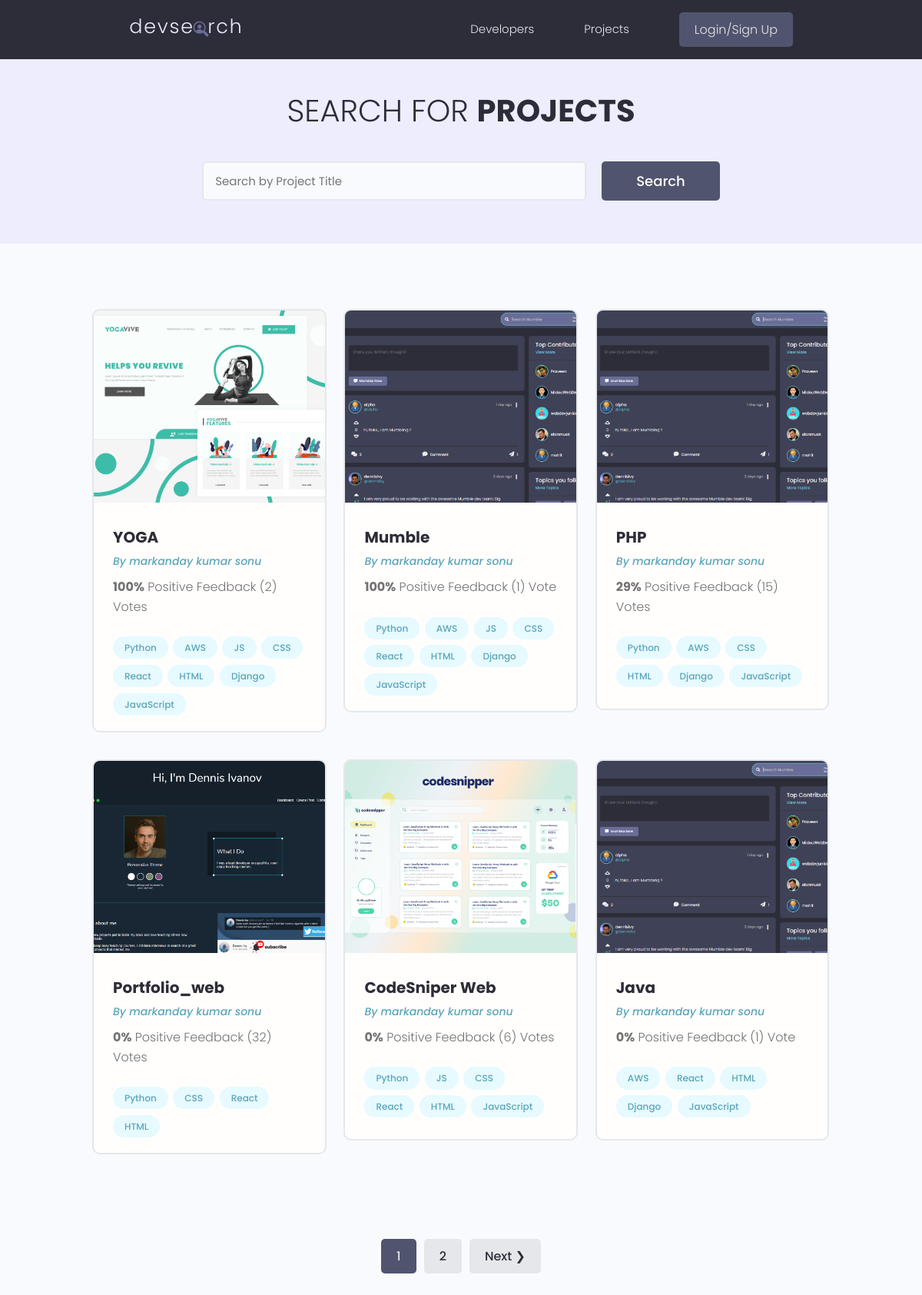
/projects/, run on the app's committed database.
### projects/models.py (models this page shows, shortened)
class Project(models.Model):
    owner = models.ForeignKey(
        Profile, null=True, blank=True, on_delete=models.CASCADE)
    title = models.CharField(max_length=200)
    description = models.TextField(null=True, blank=True)
    featured_image = models.ImageField(
        null=True, blank=True, default="default.jpg")
    demo_link = models.CharField(max_length=2000, null=True, blank=True)
    source_link = models.CharField(max_length=2000, null=True, blank=True)
    tags = models.ManyToManyField('Tag', blank=True)
    vote_total = models.IntegerField(default=0, null=True, blank=True)
    vote_ratio = models.IntegerField(default=0, null=True, blank=True)
    created = models.DateTimeField(auto_now_add=True)
    id = models.UUIDField(default=uuid.uuid4, unique=True,
                          primary_key=True, editable=False)
    class Meta:
        ordering = ['-vote_ratio', '-vote_total', 'title']
    @property
    def imageURL(self):
        try:
            url = self.featured_image.url
        except:
            url = ''
        return url

class Tag(models.Model):
    name = models.CharField(max_length=200)
    created = models.DateTimeField(auto_now_add=True)
    id = models.UUIDField(default=uuid.uuid4, unique=True,
                          primary_key=True, editable=False)
    def __str__(self):
        return self.name

### users/models.py (models this page shows, shortened)
class Profile(models.Model):
    user = models.OneToOneField(
        User, on_delete=models.CASCADE, null=True, blank=True)
    name = models.CharField(max_length=200, blank=True, null=True)
    email = models.EmailField(max_length=500, blank=True, null=True)
    username = models.CharField(max_length=200, blank=True, null=True)
    location = models.CharField(max_length=200, blank=True, null=True)
    short_intro = models.CharField(max_length=200, blank=True, null=True)
    bio = models.TextField(blank=True, null=True)
    profile_image = models.ImageField(
        null=True, blank=True, upload_to='profiles/', default="profiles/user-default.png")
    social_github = models.CharField(max_length=200, blank=True, null=True)
    social_twitter = models.CharField(max_length=200, blank=True, null=True)
    social_linkedin = models.CharField(max_length=200, blank=True, null=True)
    social_youtube = models.CharField(max_length=200, blank=True, null=True)
    social_website = models.CharField(max_length=200, blank=True, null=True)
    created = models.DateTimeField(auto_now_add=True)
    id = models.UUIDField(default=uuid.uuid4, unique=True,
                          primary_key=True, editable=False)
    class Meta:
        ordering = ['created']

### projects/views.py (the view)
# urls.py: path('projects/', views.getProjects),
def projects(request):
    projects, search_query = searchProjects(request)
    custom_range, projects = paginateProjects(request, projects, 6)
    context = {'projects': projects,
               'search_query': search_query, 'custom_range': custom_range}
    return render(request, 'projects/projects.html', context)

### projects/utils.py (called while the page is built)
def paginateProjects(request, projects, results):
    page = request.GET.get('page')
    paginator = Paginator(projects, results)
    try:
        projects = paginator.page(page)
    except PageNotAnInteger:
        page = 1
        projects = paginator.page(page)
    except EmptyPage:
        page = paginator.num_pages
        projects = paginator.page(page)
    leftIndex = (int(page) - 4)
    if leftIndex < 1:
        leftIndex = 1
    rightIndex = (int(page) + 5)
    if rightIndex > paginator.num_pages:
        rightIndex = paginator.num_pages + 1
    custom_range = range(leftIndex, rightIndex)
    return custom_range, projects

def searchProjects(request):
    search_query = ''
    if request.GET.get('search_query'):
        search_query = request.GET.get('search_query')
    tags = Tag.objects.filter(name__icontains=search_query)
    projects = Project.objects.distinct().filter(
        Q(title__icontains=search_query) |
        Q(description__icontains=search_query) |
        Q(owner__name__icontains=search_query) |
        Q(tags__in=tags)
    )
    return projects, search_query

### projects/templates/projects/projects.html (shortened to what this page needs)
{% extends 'main.html' %}
{% block content %}
<main class="projects">
    <section class="hero-section text-center">
        <div class="container container--narrow">
            <div class="hero-section__box">
                <h2>Search for <span>Projects</span></h2>
            </div>
            <div class="hero-section__search">
                <form id='searchForm' class="form" action="{% url 'projects' %}" method="get">
                    <div class="form__field">
                        <input class="input input--text" id="formInput#search" type="text" name="search_query"
                            placeholder="Search by Project Title" value="{{search_query}}" />
                    </div>
                    <input class="btn btn--sub btn--lg" type="submit" value="Search" />
                </form>
            </div>
        </div>
    </section>
    <section class="projectsList">
        <div class="container">
            <div class="grid grid--three">
                {% for project in projects %}
                <div class="column">
                    <div class="card project">
                        <a href="{% url 'project' project.id %}" class="project">
                            <img class="project__thumbnail" src="{{project.imageURL}}" alt="project thumbnail" />
                            <div class="card__body">
                                <h3 class="project__title">{{project.title}}</h3>
                                <p><a class="project__author" href="{% url 'user-profile' project.owner.id %}">By
                                        {{project.owner.name}}</a>
                                </p>
                                <p class="project--rating">
                                    <span style="font-weight: bold;">{{project.vote_ratio}}%</span> Positive
                                    Feedback ({{project.vote_total}}) Vote{{project.vote_total|pluralize:"s"}}
                                </p>
                                <div class="project__tags">
                                    {% for tag in project.tags.all %}
                                    <span class="tag tag--pill tag--main">
                                        <small>{{tag}}</small>
                                    </span>
                                    {% endfor %}
                                </div>
                            </div>
                        </a>
                    </div>
                </div>
                {% endfor %}
            </div>
        </div>
    </section>
    {% include 'pagination.html' with queryset=projects custom_range=custom_range %}
</main>
{% endblock %}

### templates/main.html (shortened to what this page needs)
<!DOCTYPE html>
{% load static %}
<html>
<head>
    <link rel="stylesheet" href="https://cdn.iconmonstr.com/1.3.0/css/iconmonstr-iconic-font.min.css" />
    <link rel="stylesheet" href="{% static 'uikit/styles/uikit.css' %}" />
    <link rel="stylesheet" href="{% static 'styles/app.css' %}" />
</head>
<body>
    {% include 'navbar.html' %}
    {% block content %}
    {% endblock content %}
</body>
</html>

### templates/navbar.html (shortened to what this page needs)
{% load static %}
<header class="header">
    <div class="container container--narrow">
        <a href="{% url 'profiles' %}" class="header__logo">
            <img src="{% static 'images/logo.svg' %} " alt="DevSearch Logo" />
        </a>
        <nav class="header__nav">
            <ul class="header__menu">
                <li class="header__menuItem"><a href="{% url 'profiles' %}">Developers</a></li>
                <li class="header__menuItem"><a href="{% url 'projects' %}">Projects</a></li>
                {% if request.user.is_authenticated %}
                <li class="header__menuItem"><a href="{% url 'inbox' %}">Inbox</a></li>
                <li class="header__menuItem"><a href="{% url 'account' %}">Account</a></li>
                <li class="header__menuItem"><a href="{% url 'logout' %}" class="btn btn--sub">Logout</a></li>
                {% else %}
                <li class="header__menuItem"><a href="{% url 'login' %}" class="btn btn--sub">Login/Sign Up</a></li>
                {% endif %}
            </ul>
        </nav>
    </div>
</header>

### templates/pagination.html (shortened to what this page needs)
{% if queryset.has_other_pages %}
<div class="pagination">
    <ul class="container">
        {% for page in custom_range %}
        {% if page == queryset.number%}
        <li><a href="?page={{page}}" class="btn page-link btn--sub" data-page="{{page}}">{{page}}</a></li>
        {% else %}
        <li><a href="?page={{page}}" class="btn page-link" data-page="{{page}}">{{page}}</a></li>
        {% endif %}
        {% endfor %}
        {% if queryset.has_next %}
        <li><a href="?page={{queryset.next_page_number}}" class="btn page-link"
                data-page="{{queryset.next_page_number}}">Next &#10095;</a></li>
        {% endif %}
    </ul>
</div>
{% endif %}

### static/styles/app.css (style rules this page uses)
:root { --color-sub: #2d2d39; }
.btn--sub { background-color: var(--color-sub-light); }
.card { border: 2px solid var(--color-light); }
img { width: 100%; }
.header { position: sticky; z-index: 111; background-color: var(--color-sub); padding: 1.5rem 0; }
.header > .container { display: flex; justify-content: space-between; align-items: center; }
.header__logo > img { height: 3.8rem; }
.header__nav > ul { display: inline-flex; align-items: center; list-style: none; gap: 6.5rem; }
.header__menuItem > a { color: var(--color-light); font-weight: 300; }
.hero-section { height: 40vh; display: flex; align-items: center; background-color: var(--color-sub); }
.hero-section__box { margin-bottom: 4rem; }
.hero-section__box > h2, .hero-section__box > h2 > span { font-size: 4rem; color: var(--color-light); line-height: 1.3; text-transform: uppercase; }
.hero-section__box > h2 { font-weight: 300; }
.hero-section__box > h2 > span { font-weight: 700; }
.hero-section__search > .form { display: flex; align-items: center; justify-content: center; gap: 2rem; }
.hero-section__search > .form input.input--text { width: 50rem; }
.pagination { margin-top: 8rem; margin-bottom: 10rem; }
.pagination > ul { flex-wrap: wrap; list-style: none; display: flex; align-items: center; justify-content: center; gap: 1rem; }
.pagination .btn { color: var(--color-sub); }
.pagination .btn.btn--sub { color: var(--color-light); }
.project__author { font-size: 1.4rem; font-style: italic; }
.project--rating { margin-bottom: 1.6em; margin-top: .5em; }
.projects > .hero-section { background: var(--color-sub-lighter); height: 30vh; }
.projects .hero-section__box { margin-bottom: 2.5rem; }
.projects .hero-section__box > h2 { color: var(--color-sub); }
.projects .hero-section__box > h2 > span { font-weight: 700; color: var(--color-sub); }
.projectsList { margin-top: 8rem; }
.project__thumbnail { height: 25rem; object-fit: cover; object-position: top center; }
.project__title { font-size: 2rem; font-weight: 700; color: var(--color-sub); }

### static/uikit/styles/modules/_variables.css (style rules this page uses)
:root { --color-main: #5aa5b9; --color-main-light: #e6faff; --color-sub: #3f4156; --color-sub-light: #51546e; --color-sub-lighter: #ededfd; --color-text: #737373; --color-gray: #8b8b8b; --color-light: #e5e7eb; --color-light-gray: #767676; --color-bg: #f8fafd; --color-white: #fffefd; --color-white-light: #f3f3f3; --color-success: #359e64; --color-success-bg: #def8e8; --color-error: #fc4b0b; --color-error-bg: #fff2ee; --font-base: 'Poppins', arial, helvetica, 'Segoe UI', roboto, ubuntu, sans-serif; --font-monospace: 'Fira Code', 'Courier New', courier, monospace; --font-regular: 300; --font-medium: 500; --font-bold: 700; --generic-shadow: 1px 1px 5px #00000010; --generic-transition: all 0.3s ease-in-out; }

### static/uikit/styles/modules/_base.css (style rules this page uses)
* { margin: 0; padding: 0; box-sizing: border-box; text-rendering: optimizeLegibility; color: inherit; font-size: inherit; }
html { font-size: 50%; }
@media only screen and (min-width: 480px) { html { font-size: 56.25%; } }
@media only screen and (min-width: 1200px) { html { font-size: 62.5%; } }
body { line-height: 1.6; font-weight: 400; font-size: 1.5rem; color: var(--color-text); background-color: var(--color-bg); min-height: 100vh; }

### static/uikit/styles/modules/_typography.css (style rules this page uses)
* { font-family: var(--font-base); }
h2 { font-size: 3.6rem; font-weight: var(--font-bold); }
h3 { font-size: 3.2rem; font-weight: var(--font-medium); }
p, span, strong { font-size: 1.6rem; color: var(--color-text); font-weight: var(--font-regular); }
a { padding-bottom: 2px; text-decoration: none; display: inline-block; color: var(--color-main); font-weight: var(--font-medium); }

### static/uikit/styles/modules/_utilities.css (style rules this page uses)
.container { width: 92%; max-width: 165rem; margin: 0 auto; box-sizing: border-box; }
.container--narrow { width: 92%; max-width: 120rem; }
@media screen and (min-width: 1000px) { .container { width: 90%; } }
@media screen and (min-width: 1000px) { .container--narrow { width: 85%; } }
@media screen and (min-width: 1200px) { .container { width: 80%; } }
@media screen and (min-width: 1200px) { .container--narrow { width: 72%; } }
.text-center { text-align: center; }

### static/uikit/styles/modules/_card.css (style rules this page uses)
.card { border-radius: 1rem; background-color: var(--color-white); border: 1.5px solid var(--color-light); width: auto; height: auto; margin-top: 0.5rem; margin-bottom: 0.5rem; overflow: hidden; }
.card__body, .card__header { padding: 2rem 2.5rem; }

### data on the page
Project: imageURL (picture), title "YOGA", owner.name "markanday kumar sonu", vote_ratio "100", vote_total "2"
Tag: name "Python"
Tag: name "AWS"
Tag: name "JS"
Tag: name "CSS"
Tag: name "React"
Tag: name "HTML"
Tag: name "Django"
Tag: name "JavaScript"
Project: imageURL (picture), title "Mumble", owner.name "markanday kumar sonu", vote_ratio "100", vote_total "1"
Project: imageURL (picture), title "PHP", owner.name "markanday kumar sonu", vote_ratio "29", vote_total "15"
Project: imageURL (picture), title "Portfolio_web", owner.name "markanday kumar sonu", vote_ratio "0", vote_total "32"
Project: imageURL (picture), title "CodeSniper Web", owner.name "markanday kumar sonu", vote_ratio "0", vote_total "6"
Project: imageURL (picture), title "Java", owner.name "markanday kumar sonu", vote_ratio "0", vote_total "1"

### other printed values
{{ page }} "1"
{{ page }} "2"
